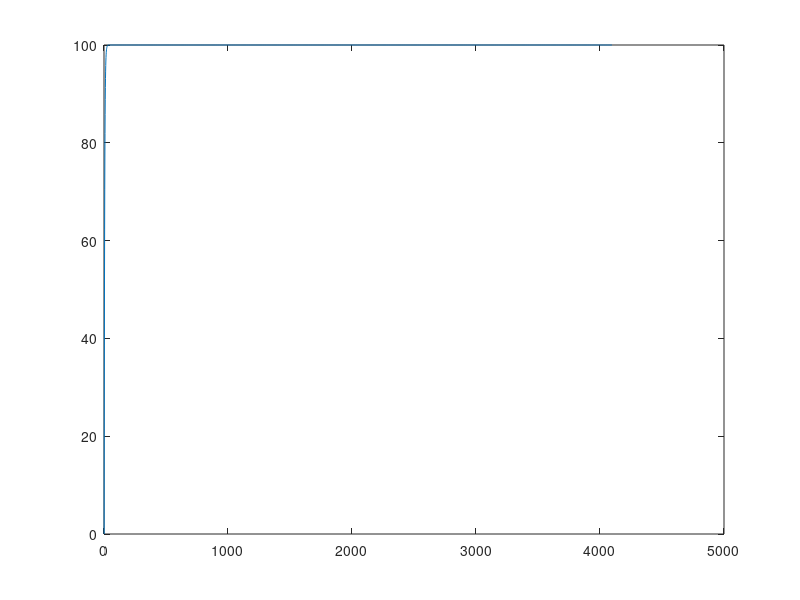

The MATLAB script that drew this image:
FFT_POINTS = 4096;

t = linspace(0,1,FFT_POINTS);
f = 5;
y = 100 - 100*exp(-f*t/0.005);
plot(y);
Input_fileID = fopen('input_FFT.txt','w');
fprintf(Input_fileID, '%5.6f 0 \n', y);
fclose(Input_fileID);
plot(y)